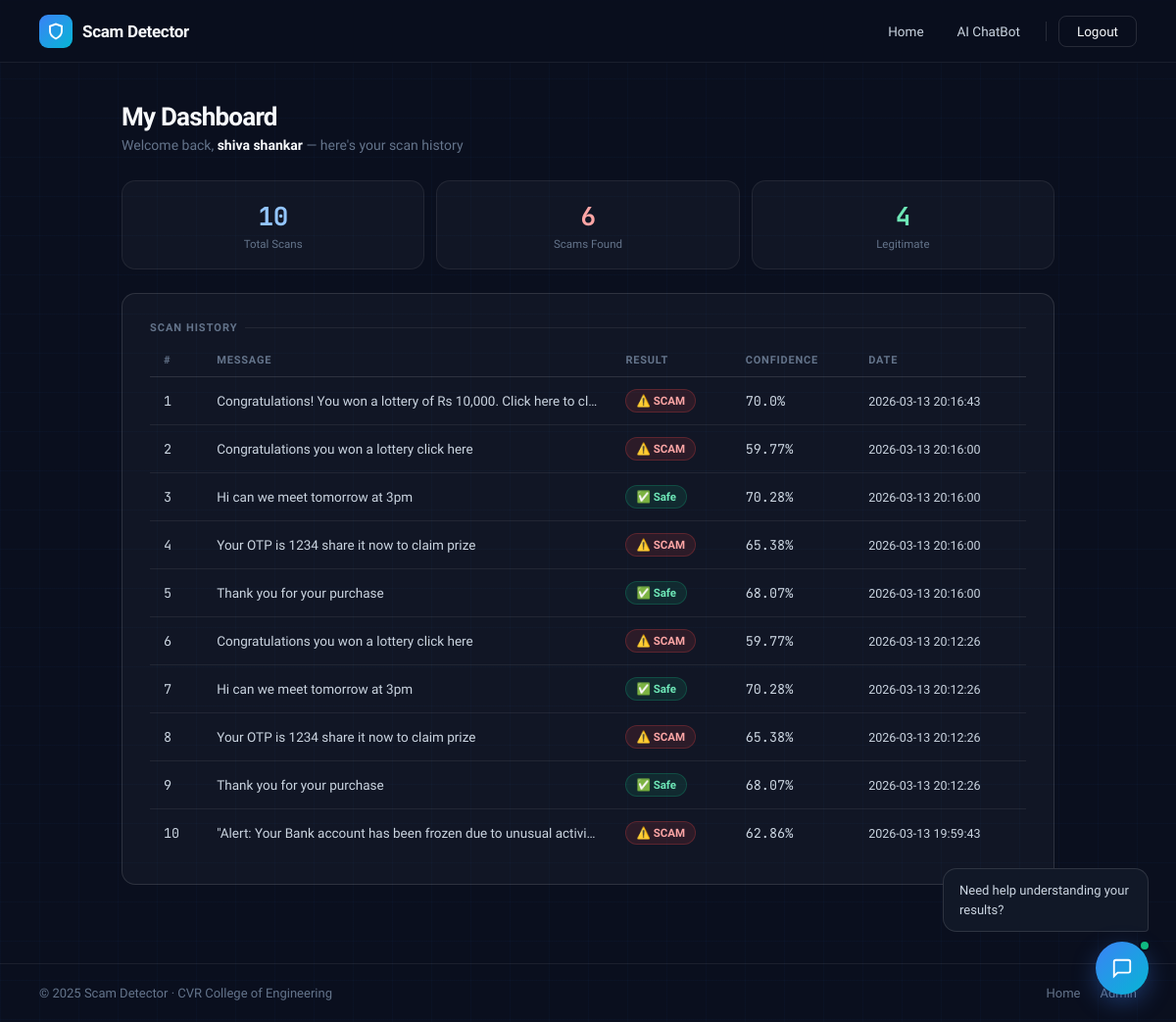
/dashboard (signed in), run on the app's committed database.
### tables this page shows
CREATE TABLE predictions (
            id INTEGER PRIMARY KEY AUTOINCREMENT,
            message TEXT NOT NULL,
            result TEXT NOT NULL,
            confidence REAL NOT NULL,
            timestamp TEXT NOT NULL
        , user_id INTEGER DEFAULT NULL);

### app.py (the view)
@app.route('/dashboard')
def dashboard():
    user = session.get('user')
    if not user:
        return redirect(url_for('login'))
    predictions = get_user_predictions(user['id'])
    return render_template('dashboard.html',
                           predictions=predictions,
                           username=user['username'])

### database.py (called while the page is built)
def get_user_predictions(user_id):
    conn = sqlite3.connect(DB_NAME)
    cursor = conn.cursor()
    cursor.execute(
        """SELECT id, message, result, confidence, timestamp
           FROM predictions
           WHERE user_id = ?
           ORDER BY timestamp DESC""",
        (user_id,)
    )
    rows = cursor.fetchall()
    conn.close()
    return rows

### templates/dashboard.html (shortened to what this page needs)
<!DOCTYPE html>
<html lang="en">
<head>
<link rel="stylesheet" href="{{ url_for('static', filename='style.css') }}">
</head>
<body>
<nav>
  <a href="/" class="nav-brand">
    <div class="nav-logo"><svg viewBox="0 0 24 24" fill="none" stroke="white" stroke-width="2.5" stroke-linecap="round"><path d="M12 22s8-4 8-10V5l-8-3-8 3v7c0 6 8 10 8 10z"/></svg></div>
    <span class="nav-brand-text">Scam Detector</span>
  </a>
  <div class="nav-links">
    <a href="/" class="nav-link">Home</a>
    <a href="/chatbot" class="nav-link">AI ChatBot</a>
    <a href="/logout" class="nav-btn-outline">Logout</a>
  </div>
</nav>
<div class="page page-lg">
  <div style="margin-bottom:28px;">
    <h1 class="page-title">My Dashboard</h1>
    <p class="page-sub" style="margin-bottom:0;">Welcome back, <strong style="color:var(--text1);">{{ username }}</strong> — here's your scan history</p>
  </div>
  {% set scam_count = namespace(value=0) %}
  {% set safe_count = namespace(value=0) %}
  {% for row in predictions %}
    {% if row[2] == 'SCAM' %}
      {% set scam_count.value = scam_count.value + 1 %}
    {% else %}
      {% set safe_count.value = safe_count.value + 1 %}
    {% endif %}
  {% endfor %}
  <div class="stat-grid mb-24">
    <div class="stat-card">
      <div class="stat-num text-blue">{{ predictions|length }}</div>
      <div class="stat-lbl">Total Scans</div>
    </div>
    <div class="stat-card">
      <div class="stat-num text-red">{{ scam_count.value }}</div>
      <div class="stat-lbl">Scams Found</div>
    </div>
    <div class="stat-card">
      <div class="stat-num text-green">{{ safe_count.value }}</div>
      <div class="stat-lbl">Legitimate</div>
    </div>
  </div>
  <div class="card">
    <div class="section-label">Scan History</div>
    {% if predictions %}
    <div style="overflow-x:auto;">
      <table class="sd-table">
        <thead>
          <tr>
            <th>#</th>
            <th>Message</th>
            <th>Result</th>
            <th>Confidence</th>
            <th>Date</th>
          </tr>
        </thead>
        <tbody>
          {% for row in predictions %}
          <tr>
            <td class="mono text-muted">{{ loop.index }}</td>
            <td style="max-width:340px;overflow:hidden;text-overflow:ellipsis;white-space:nowrap;color:var(--text2);">
              {{ row[1] }}
            </td>
            <td>
              <span class="badge {{ 'badge-scam' if row[2]=='SCAM' else 'badge-safe' }}">
                {{ '⚠️ SCAM' if row[2]=='SCAM' else '✅ Safe' }}
              </span>
            </td>
            <td class="mono" style="color:var(--text2);">{{ row[3] }}%</td>
            <td class="text-muted" style="font-size:12.5px;">{{ row[4] }}</td>
          </tr>
          {% endfor %}
        </tbody>
      </table>
    </div>
    {% else %}
      <div style="text-align:center;padding:40px 20px;color:var(--text3);">
        <div style="font-size:36px;margin-bottom:12px;">🔍</div>
        <p style="font-size:14px;">No scans yet. <a href="/" style="color:#93c5fd;text-decoration:none;">Scan your first message!</a></p>
      </div>
    {% endif %}
  </div>
</div>
<div id="chat-widget">
  <div id="chat-bubble">Need help understanding your results?</div>
  <a href="/chatbot" id="chat-toggle">
    <svg viewBox="0 0 24 24" fill="none" stroke="white" stroke-width="2" stroke-linecap="round"><path d="M21 15a2 2 0 0 1-2 2H7l-4 4V5a2 2 0 0 1 2-2h14a2 2 0 0 1 2 2z"/></svg>
    <div class="chat-ping"></div>
  </a>
</div>
<footer>
  <div class="footer-left">© 2025 Scam Detector · CVR College of Engineering</div>
  <div class="footer-right">
    <a href="/" class="footer-link">Home</a>
    <a href="/admin" class="footer-link">Admin</a>
  </div>
</footer>
</body>
</html>

### data on the page
predictions: message "Congratulations! You won a lottery of Rs 10,000. Click here to cl…", result "⚠️ SCAM", confidence "70.0", timestamp "2026-03-13 20:16:43"
predictions: message "Congratulations you won a lottery click here", result "⚠️ SCAM", confidence "59.77", timestamp "2026-03-13 20:16:00"
predictions: message "Hi can we meet tomorrow at 3pm", result "✅ Safe", confidence "70.28", timestamp "2026-03-13 20:16:00"
predictions: message "Your OTP is 1234 share it now to claim prize", result "⚠️ SCAM", confidence "65.38", timestamp "2026-03-13 20:16:00"
predictions: message "Thank you for your purchase", result "✅ Safe", confidence "68.07", timestamp "2026-03-13 20:16:00"
predictions: message "Congratulations you won a lottery click here", result "⚠️ SCAM", confidence "59.77", timestamp "2026-03-13 20:12:26"
predictions: message "Hi can we meet tomorrow at 3pm", result "✅ Safe", confidence "70.28", timestamp "2026-03-13 20:12:26"
predictions: message "Your OTP is 1234 share it now to claim prize", result "⚠️ SCAM", confidence "65.38", timestamp "2026-03-13 20:12:26"
predictions: message "Thank you for your purchase", result "✅ Safe", confidence "68.07", timestamp "2026-03-13 20:12:26"
predictions: message "\"Alert: Your Bank account has been frozen due to unusual activi…", result "⚠️ SCAM", confidence "62.86", timestamp "2026-03-13 19:59:43"

### other printed values
{{ username }} "shiva shankar"
{{ predictions|length }} "10"
{{ scam_count.value }} "6"
{{ safe_count.value }} "4"
